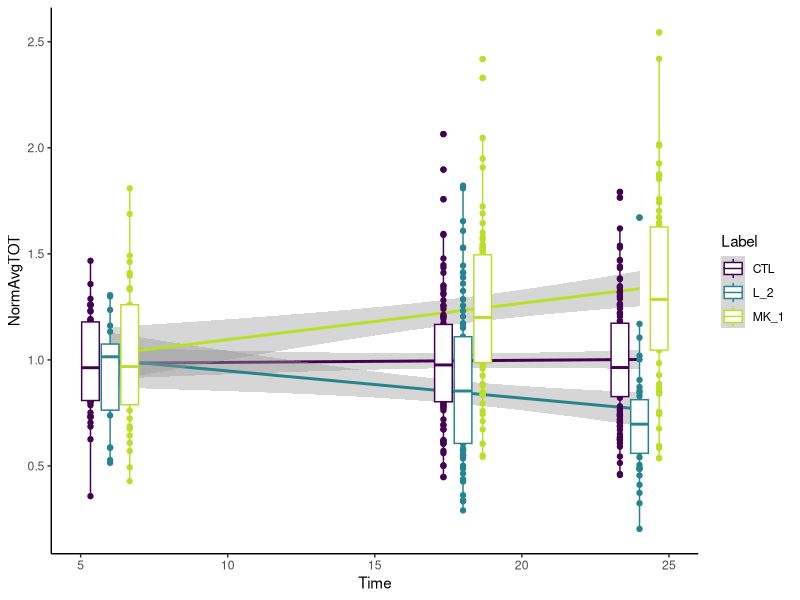
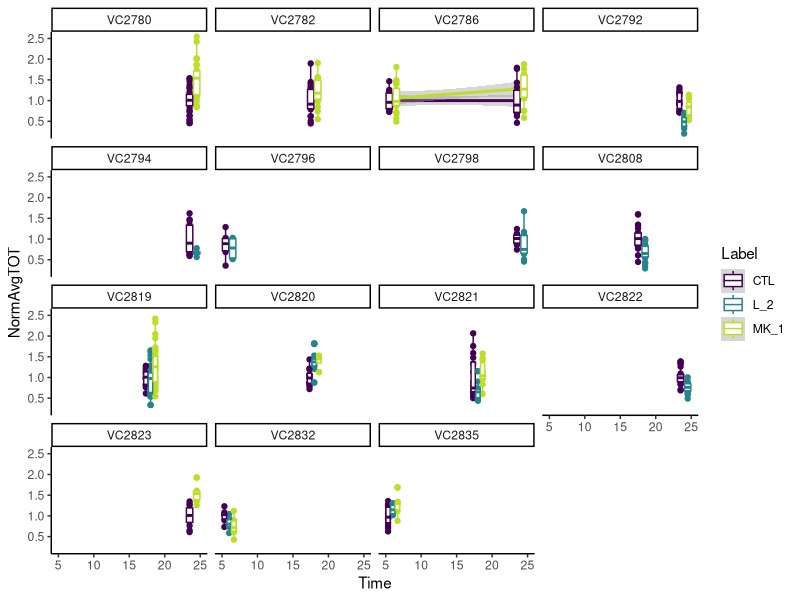
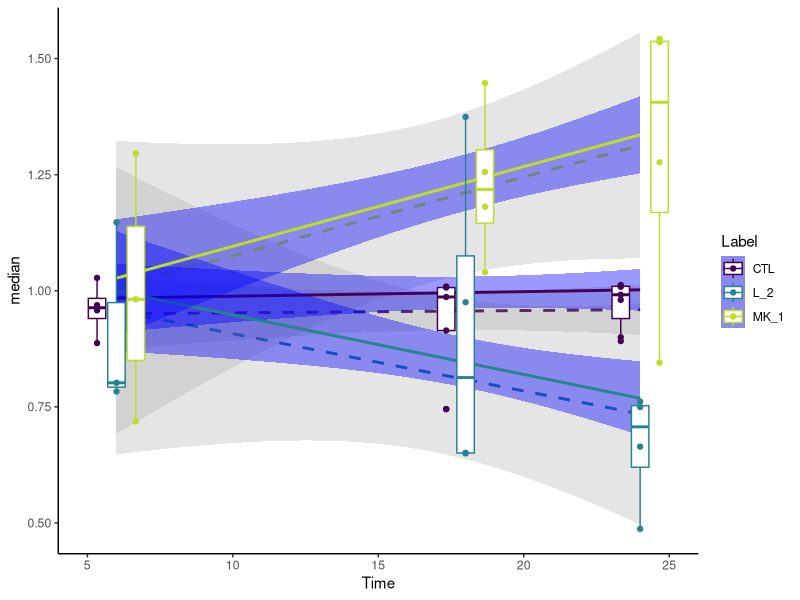
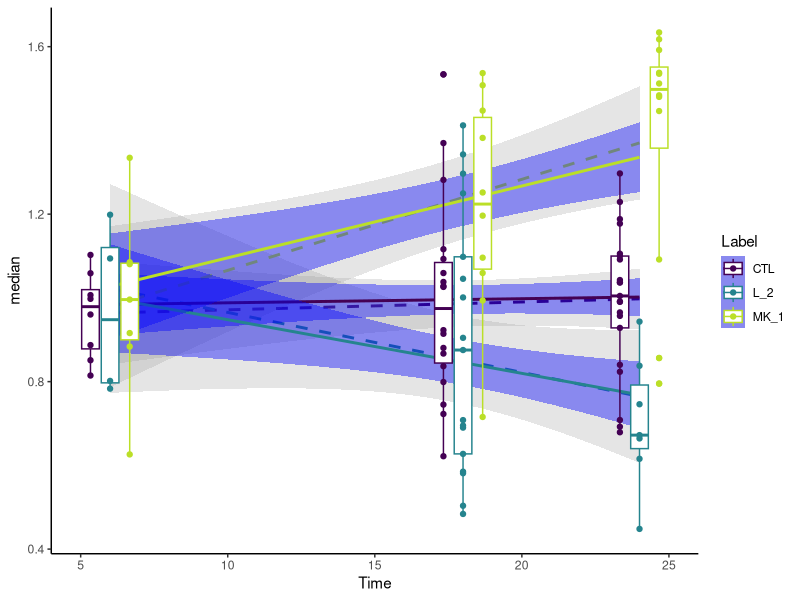
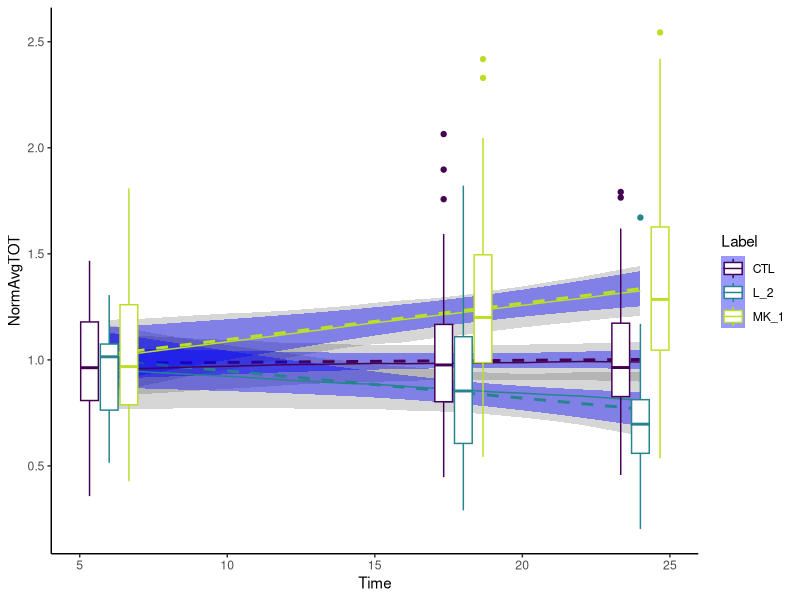

Source code (R) for these figures, in order:
## ---- chunk 1
knitr::opts_chunk$set(
  collapse = TRUE,
  comment = "#>",
  fig.path = "man/figures/Lauren-",
  out.width = "100%"
)
library(tidyverse)
library(magrittr)
ggplot2::theme_set(theme_classic())
## ---- chunk 2
SSTRDrugs <- read_csv("data/merckTIME.csv") 
glimpse(SSTRDrugs)
## ---- chunk 3
SSTRDrugs %<>% select(NormAvgTOT, Dissociation, SLIDE, Time, Label) %>%
  separate(Time, into = "Time", sep = "H") %>%
  mutate(Time = as.numeric(Time))

SSTRDrugs %>%
  ggplot(aes(x = Time, y = NormAvgTOT)) +
  geom_smooth(method = "lm", aes(group = Label, colour = Label)) +
  geom_point(aes(group = Label, colour = Label), position = position_dodge(width = 2)) +
  geom_boxplot(aes(group = interaction(Time,Label), colour = Label),  width = 2) +
  scale_colour_viridis_d(end = .9)
      
## ---- chunk 4
SSTRDrugs %>%
  ggplot(aes(x = Time, y = NormAvgTOT)) +
  geom_smooth(method = "lm", aes(group = Label, colour = Label)) +
  geom_point(aes(group = Label, colour = Label), position = position_dodge(width = 2)) +
  geom_boxplot(aes(group = interaction(Time,Label), colour = Label),  width = 2) +
  scale_colour_viridis_d(end = .9) +
  facet_wrap(~Dissociation)
## ---- chunk 5
Summary_dissoc <- SSTRDrugs %>%
  group_by(Dissociation, Time, Label) %>%
  summarise(median = median(NormAvgTOT))

Summary_dissoc %>% 
  ggplot(aes(x = Time, y = median)) +
  geom_smooth(method = "lm", aes(group = Label, colour = Label), lty = 2, alpha = 0.25) +
  geom_smooth(data = SSTRDrugs, method = "lm", 
              aes(y = NormAvgTOT, group = Label, colour = Label), fill = "blue") +
  geom_boxplot(aes(group = interaction(Time,Label), colour = Label),  width = 2) +
  geom_point(aes(group = Label, colour = Label), position = position_dodge(width = 2)) +
  scale_colour_viridis_d(end = .9)
## ---- chunk 6
Summary_slide <- SSTRDrugs %>%
  group_by(SLIDE, Time, Label) %>%
  summarise(median = median(NormAvgTOT))

Summary_slide %>% 
  ggplot(aes(x = Time, y = median)) +
  geom_smooth(method = "lm", aes(group = Label, colour = Label), lty = 2, alpha = 0.25) +
  geom_smooth(data = SSTRDrugs, method = "lm", 
              aes(y = NormAvgTOT, group = Label, colour = Label), fill = "blue") +
  geom_boxplot(aes(group = interaction(Time,Label), colour = Label),  width = 2) +
  geom_point(aes(group = Label, colour = Label), position = position_dodge(width = 2)) +
  scale_colour_viridis_d(end = .9)
## ---- chunk 7
#simple ANOVA
lm.anova <- SSTRDrugs %>%
  lm(data = ., formula = NormAvgTOT ~ Time * Label)

lm.grouped <- SSTRDrugs %>%
  lmerTest::lmer(data = ., formula = NormAvgTOT ~ Time *  Label + (1 | Dissociation) + (1 | SLIDE))

lm.anova %>%
  summary()

lm.grouped %>%
  summary()
## ---- chunk 8
mySumm <- function(.) {
  predict(., newdata=expand_grid(Label = c("CTL", "L_2", "MK_1"), Time = 6:24), re.form=NA)
}

PI.boot1.time <- system.time(
  boot1 <- lme4::bootMer(lm.grouped, mySumm, nsim=250, use.u=FALSE, type="parametric")
)

####Collapse bootstrap into median, 95% PI (from https://cran.r-project.org/web/packages/merTools/vignettes/Using_predictInterval.html)
sumBoot <- function(merBoot) {
  return(
    data.frame(fit = apply(merBoot$t, 2, function(x) as.numeric(quantile(x, probs=.5, na.rm=TRUE))),lwr = apply(merBoot$t, 2, function(x) as.numeric(quantile(x, probs=.025, na.rm=TRUE))),upr = apply(merBoot$t, 2, function(x) as.numeric(quantile(x, probs=.975, na.rm=TRUE)))
    )
  )
}


PI.boot1 <- sumBoot(boot1)
Boot.intervals <- cbind(PI.boot1, expand_grid(Label = c("CTL", "L_2", "MK_1"), Time = 6:24))
## ---- chunk 9
#compare bootstrap CIs to lm (anova) CIs
SSTRDrugs %>%
  ggplot(aes(x = Time, y = NormAvgTOT)) +
  geom_ribbon(data = Boot.intervals, 
              aes(y = fit, ymin = lwr, ymax = upr, group = Label), 
              alpha = 0.2, label = "bootstrap intervals") +
  geom_smooth(method = "lm", aes(group = Label, colour = Label),fill = "blue", lty = 2) +
  geom_line(data = Boot.intervals, aes(y = fit, group = Label, colour = Label)) +
  # geom_point(aes(group = Label, colour = Label), position = position_dodge(width = 2)) +
  geom_boxplot(aes(group = interaction(Time,Label), colour = Label),  width = 2) +

  scale_colour_viridis_d(end = .9)
## ---- chunk 10
############### for categorical 'Time' #######

lm.anova.cat <- SSTRDrugs %>%
  lm(data = ., formula = NormAvgTOT ~ factor(Time) * Label)

anova.cat.emm <- lm.anova.cat %>% 
  emmeans::emmeans("trt.vs.ctrl" ~ Label | factor(Time))

### now just need to correct for the 3 time points, emmeans does it for you when you use rbind()
anova.cat.emm$contrasts %>% 
  rbind(adjust = "dunnett") %>%
  kableExtra::kable(title = "Anova model") %>%
  kableExtra::kable_styling(bootstrap_options = c("striped", "hover"))


lm.grouped.cat <- SSTRDrugs %>%
  lmerTest::lmer(data = ., formula = NormAvgTOT ~ factor(Time) * Label + 
                   ( 1 | Dissociation) + ( 1 | SLIDE))

grouped.cat.emm <- lm.grouped.cat %>%
  emmeans::emmeans("trt.vs.ctrl" ~ Label | factor(Time))

# these are approx p-values based on the mixed effects model
grouped.cat.emm$contrasts %>% 
  rbind(adjust = "dunnett") %>% 
  kableExtra::kable(title = "Mixed effects model") %>%
  kableExtra::kable_styling(bootstrap_options = c("striped", "hover"))
